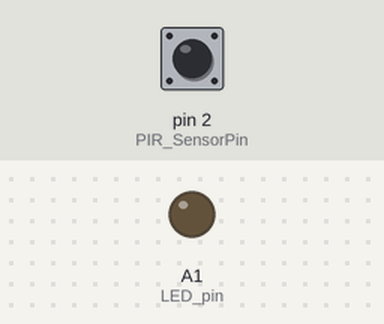
This sketch was run on a simulated Arduino Uno, built with avr-gcc and run on an emulated ATmega328P. Parts: output pins drawn as LEDs (lit = HIGH). Dashed ring = blinking. The test bench sets the inputs (shaded band); at power-on: pin 2 (PIR_SensorPin) HIGH.

Above: at 1.2 s.
1.3 s: pin 2 (PIR_SensorPin) pulsed LOW 5 times (0.12 s each, 0.3 s apart)
At 1.57 s:
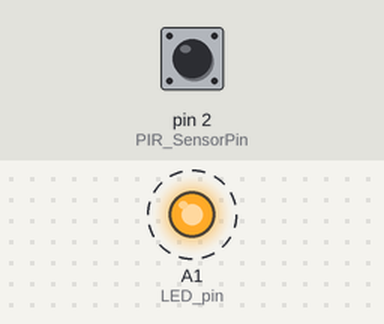
At 3.7 s:
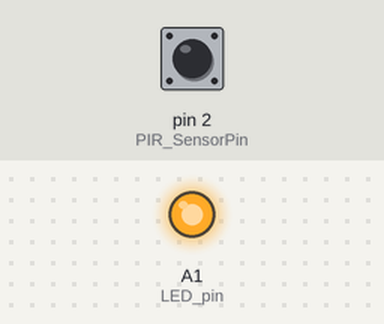
Timing chart, 0 to 5.2 s (numbered marks = the images above; inputs shaded):
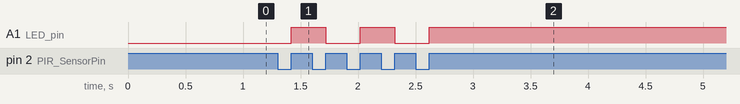

The sketch:

PIRsensor.ino
```cpp
const byte PIR_SensorPin = 2;
const byte LED_pin = A1;
volatile byte state = LOW;


void setup() {
   pinMode (LED_pin, OUTPUT);
   pinMode(PIR_SensorPin, INPUT_PULLUP);
   attachInterrupt(digitalPinToInterrupt(PIR_SensorPin), stateChange, RISING);
}

void loop() {
   digitalWrite(LED_pin ,state);
}

void stateChange(){state = !state;}
```

Measured:
- after the input at 1.3 s, A1 (LED_pin): alternates HIGH for 0.30 s and LOW for 0.30 s, 5 changes in all, then stays HIGH, starting after 0.12 s
